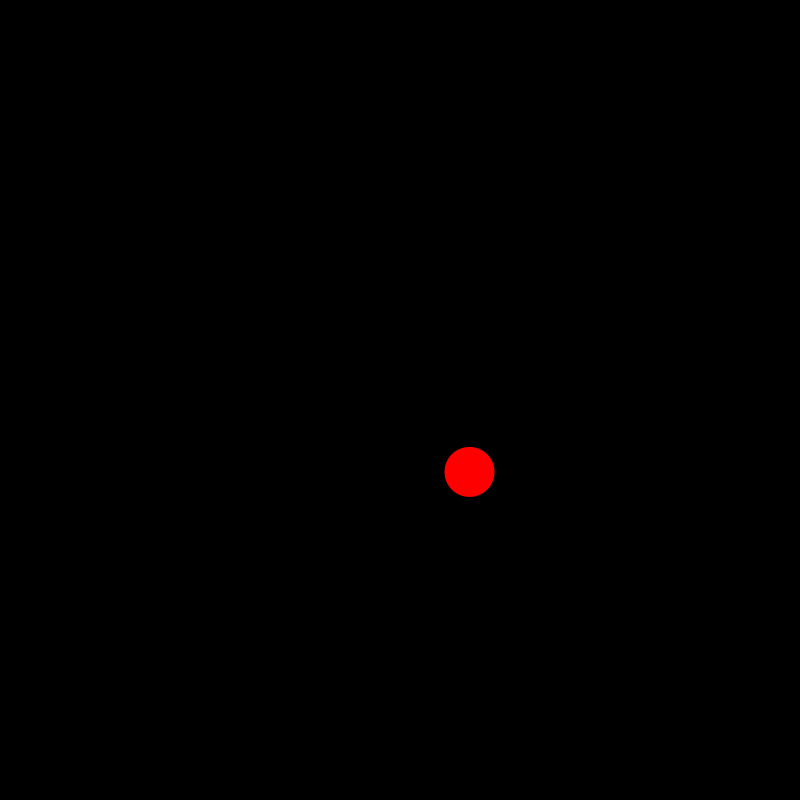
Frame 1 (no input)
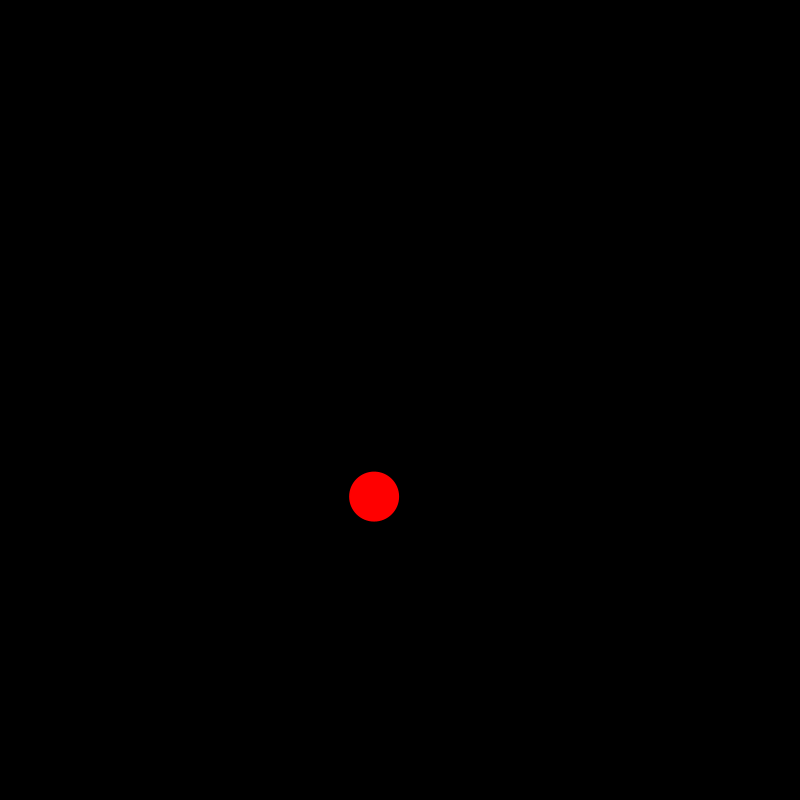
Frame 60 (the mouse pressed at the canvas centre just before this capture)
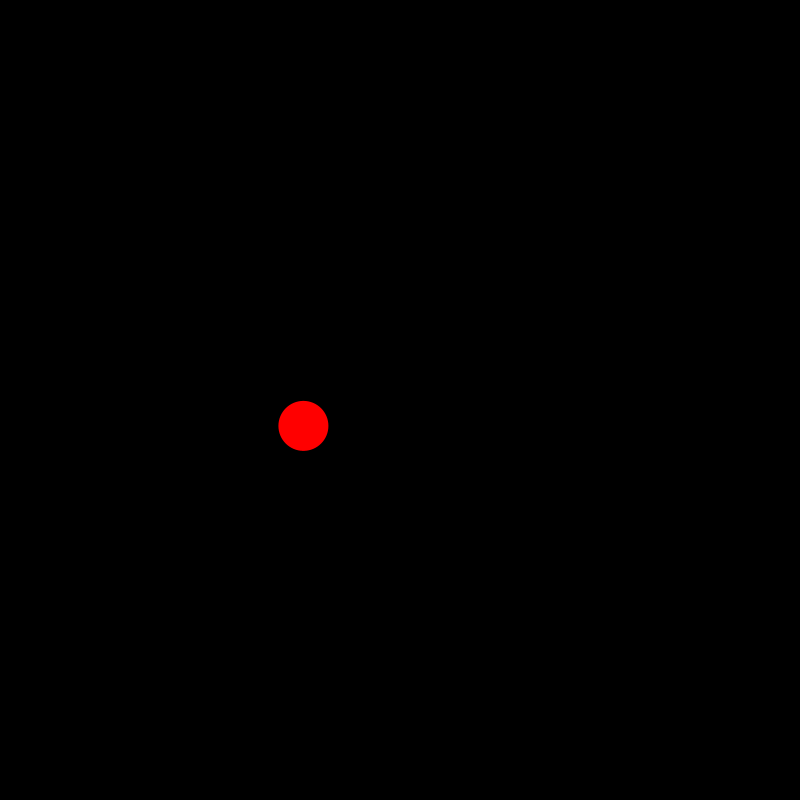
Frame 120 (the mouse held since frame 60 and released just before this capture)

The Processing sketch that drew these frames (run headless with seeded random() and noise(); from frame 60 on, the mouse is pressed at the canvas centre):

// Processing sketch: Week_6_Quiz
// ── Week_6_Quiz.pde
//PVector circ, circ1;
//float dist = 50;
//int numObjects = 5;
//float startOffsetAngle = 0;
//float offset = radians(90);
float degrees = 45;
int _a = 0;
int _s = 1;
int _d = 2;
int _f = 3;
int _h = 4;
int _j = 5;
int _k = 6;
int _l = 7;
int _state = _a;

void setup()
{
  size(800, 800);
  //colorMode(HSB, TWO_PI, 100, 100);
  noStroke();
  //circ = new PVector(100, 0);
  //circ.rotate(radians(startOffsetAngle));
}

//This is definitely the terrible way to do this
void draw()
{
  background(0);
  degrees += 1;
  //circ.rotate(radians(startOffsetAngle));
  //fill(255, 255, 255);
  //ellipse((width/2)+circ.x, (height/2)+circ.y, 50, 50);
  float x = cos(radians(degrees))*100;
  float y = sin(radians(degrees))*100;
  float offset = radians(45);
  float x1 = cos(radians(degrees)+offset)*100;
  float y1 = sin(radians(degrees)+offset)*100;
  float offset1 = radians(90);
  float x2 = cos(radians(degrees)+offset1)*100;
  float y2 = sin(radians(degrees)+offset1)*100;
  float offset2 = radians(135);
  float x3 = cos(radians(degrees)+offset2)*100;
  float y3 = sin(radians(degrees)+offset2)*100;
  float offset3 = radians(180);
  float x4 = cos(radians(degrees)+offset3)*100;
  float y4 = sin(radians(degrees)+offset3)*100;
  float offset4 = radians(225);
  float x5 = cos(radians(degrees)+offset4)*100;
  float y5 = sin(radians(degrees)+offset4)*100;
  float offset5 = radians(270);
  float x6 = cos(radians(degrees)+offset5)*100;
  float y6 = sin(radians(degrees)+offset5)*100;
  float offset6 = radians(315);
  float x7 = cos(radians(degrees)+offset6)*100;
  float y7 = sin(radians(degrees)+offset6)*100;
  switch(_state)
  {
    case 0:
      fill(255, 0, 0);
      ellipse((width/2)+x, (height/2)+y, 50, 50);
    break;
    case 1:
      fill(255, 0, 0);
      ellipse((width/2)+x, (height/2)+y, 50, 50);
      fill(255, 255, 0);
      ellipse((width/2)+x1, (height/2)+y1, 50, 50);
    break;
    case 2:
      fill(255, 0, 0);
      ellipse((width/2)+x, (height/2)+y, 50, 50);
      fill(255, 255, 0);
      ellipse((width/2)+x1, (height/2)+y1, 50, 50);
      fill(0, 255, 50);
      ellipse((width/2)+x2, (height/2)+y2, 50, 50);
    break;
    case 3:
      fill(255, 0, 0);
      ellipse((width/2)+x, (height/2)+y, 50, 50);
      fill(255, 255, 0);
      ellipse((width/2)+x1, (height/2)+y1, 50, 50);
      fill(0, 255, 50);
      ellipse((width/2)+x2, (height/2)+y2, 50, 50);
      fill(0, 255, 150);
      ellipse((width/2)+x3, (height/2)+y3, 50, 50);
    break;
    case 4:
      fill(255, 0, 0);
      ellipse((width/2)+x, (height/2)+y, 50, 50);
      fill(255, 255, 0);
      ellipse((width/2)+x1, (height/2)+y1, 50, 50);
      fill(0, 255, 50);
      ellipse((width/2)+x2, (height/2)+y2, 50, 50);
      fill(0, 255, 150);
      ellipse((width/2)+x3, (height/2)+y3, 50, 50);
      fill(0, 200, 255);
      ellipse((width/2)+x4, (height/2)+y4, 50, 50);
    break;
    case 5:
      fill(255, 0, 0);
      ellipse((width/2)+x, (height/2)+y, 50, 50);
      fill(255, 255, 0);
      ellipse((width/2)+x1, (height/2)+y1, 50, 50);
      fill(0, 255, 50);
      ellipse((width/2)+x2, (height/2)+y2, 50, 50);
      fill(0, 255, 150);
      ellipse((width/2)+x3, (height/2)+y3, 50, 50);
      fill(0, 200, 255);
      ellipse((width/2)+x4, (height/2)+y4, 50, 50);
      fill(0, 0, 255);
      ellipse((width/2)+x5, (height/2)+y5, 50, 50);
    break;
    case 6:
      fill(255, 0, 0);
      ellipse((width/2)+x, (height/2)+y, 50, 50);
      fill(255, 255, 0);
      ellipse((width/2)+x1, (height/2)+y1, 50, 50);
      fill(0, 255, 50);
      ellipse((width/2)+x2, (height/2)+y2, 50, 50);
      fill(0, 255, 150);
      ellipse((width/2)+x3, (height/2)+y3, 50, 50);
      fill(0, 200, 255);
      ellipse((width/2)+x4, (height/2)+y4, 50, 50);
      fill(0, 0, 255);
      ellipse((width/2)+x5, (height/2)+y5, 50, 50);
      fill(150, 0, 255);
      ellipse((width/2)+x6, (height/2)+y6, 50, 50);
    break;
    case 7:
      fill(255, 0, 0);
      ellipse((width/2)+x, (height/2)+y, 50, 50);
      fill(255, 255, 0);
      ellipse((width/2)+x1, (height/2)+y1, 50, 50);
      fill(0, 255, 50);
      ellipse((width/2)+x2, (height/2)+y2, 50, 50);
      fill(0, 255, 150);
      ellipse((width/2)+x3, (height/2)+y3, 50, 50);
      fill(0, 200, 255);
      ellipse((width/2)+x4, (height/2)+y4, 50, 50);
      fill(0, 0, 255);
      ellipse((width/2)+x5, (height/2)+y5, 50, 50);
      fill(150, 0, 255);
      ellipse((width/2)+x6, (height/2)+y6, 50, 50);
      fill(255, 0, 255);
      ellipse((width/2)+x7, (height/2)+y7, 50, 50);
    break;
  }
}

void keyTyped()
{
  switch(key)
  {
    case 'a':
      _state = _a;
    break;
    case 's':
      _state = _s;
    break;
    case 'd':
      _state = _d;
    break;
    case 'f':
      _state = _f;
    break;
    case 'h':
      _state = _h;
    break;
    case 'j':
      _state = _j;
    break;
    case 'k':
      _state = _k;
    break;
    case 'l':
      _state = _l;
    break;
  }
}

//void keyPressed()
//{
//  float offset = radians(90);
//  //float offset1 = radians(-90);
//  float x1 = cos(radians(degrees)+offset)*100;
//  float y1 = sin(radians(degrees)+offset)*100;
//  if(key == CODED)
//  {
//    if(keyCode == UP)
//    {
//      //circ.rotate(radians(startOffsetAngle)+offset);
//      //fill(255, 255, 255);
//      //ellipse((width/2)+circ.x, (height/2)+circ.y, 50, 50);
//      ellipse((width/2)+x1, (height/2)+y1+offset, 50, 50);
//    }
//    else if (keyCode == DOWN)
//    {
//      //circ.rotate(radians(startOffsetAngle)+offset1);
//    }
//  }
//}
